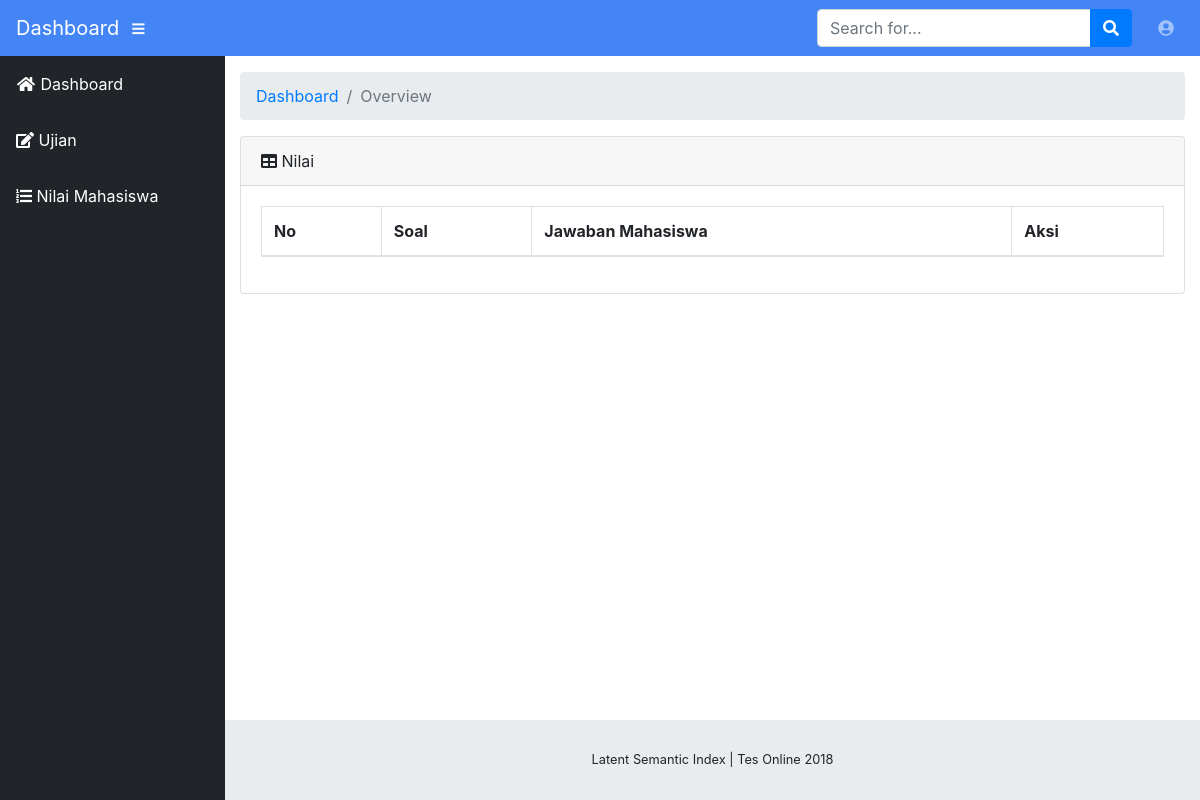
/include/dosen/index.php?page=nilai_mhs&aksi=lihat&id=2, run on an earlier commit of the app's database.
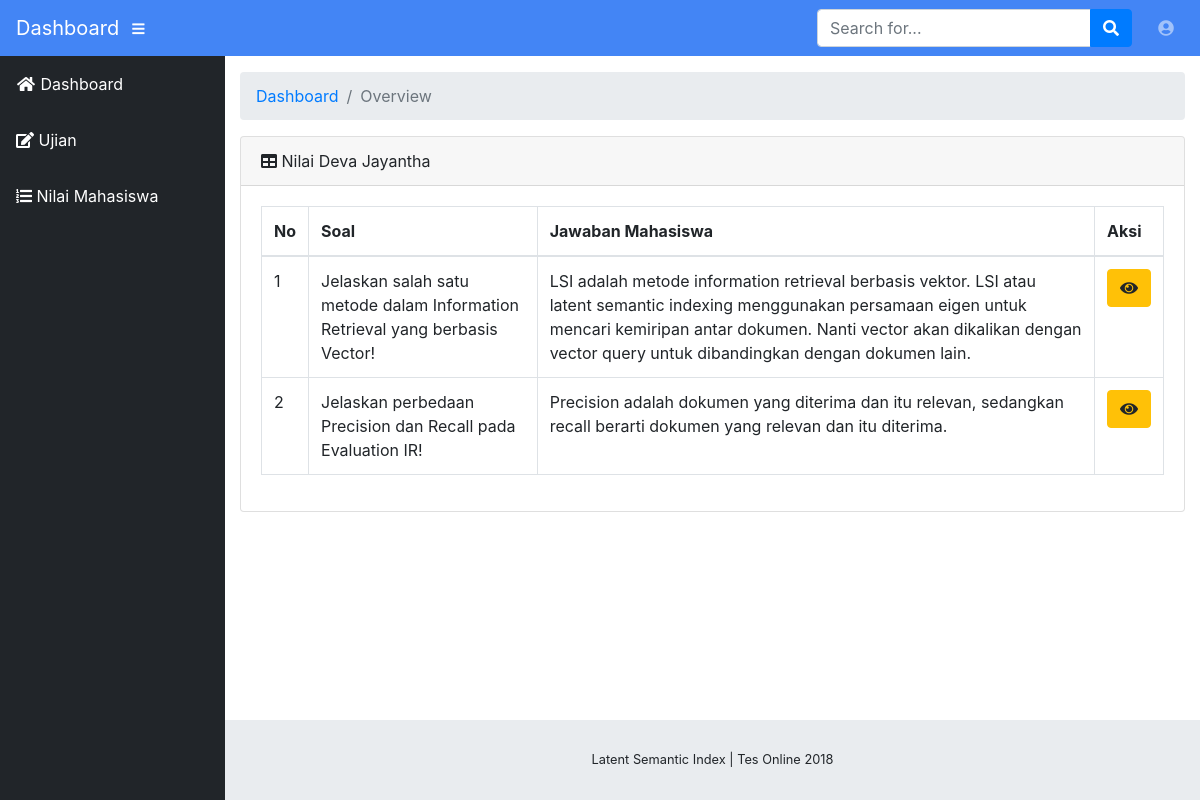
And on a later commit of the database.
### tables this page shows
CREATE TABLE `tb_mhs` (
  `id_mhs` int(10) NOT NULL AUTO_INCREMENT,
  `nama_mhs` varchar(255) DEFAULT NULL,
  `username_mhs` varchar(255) DEFAULT NULL,
  `password_mhs` varchar(255) DEFAULT NULL,
  PRIMARY KEY (`id_mhs`)
);

CREATE TABLE `tb_jawaban_mhs` (
  `id_jawaban_mhs` int(10) NOT NULL AUTO_INCREMENT,
  `id_soal` int(10) DEFAULT NULL,
  `id_mhs` int(10) DEFAULT NULL,
  `jawaban_mhs` text,
  `stem_jawaban_mhs` text,
  PRIMARY KEY (`id_jawaban_mhs`),
  KEY `id_soal` (`id_soal`),
  KEY `id_mhs` (`id_mhs`),
  CONSTRAINT `tb_jawaban_mhs_ibfk_1` FOREIGN KEY (`id_soal`) REFERENCES `tb_soal` (`id_soal`),
  CONSTRAINT `tb_jawaban_mhs_ibfk_2` FOREIGN KEY (`id_mhs`) REFERENCES `tb_mhs` (`id_mhs`)
);

CREATE TABLE `tb_soal` (
  `id_soal` int(10) NOT NULL AUTO_INCREMENT,
  `nomor_soal` int(2) DEFAULT NULL,
  `id_ujian` int(11) DEFAULT NULL,
  `soal` varchar(255) DEFAULT NULL,
  PRIMARY KEY (`id_soal`),
  KEY `id_ujian` (`id_ujian`),
  CONSTRAINT `tb_soal_ibfk_1` FOREIGN KEY (`id_ujian`) REFERENCES `tb_ujian` (`id_ujian`)
);

### include/dosen/content_lihat_nilai_mhs.php (the view, shortened to what this page needs)
<?php
  $id_mhs = $_GET['id'];
  $nilai_mhs = mysqli_query($conn, "SELECT * FROM tb_jawaban_mhs INNER JOIN tb_mhs ON tb_mhs.`id_mhs`=tb_jawaban_mhs.`id_mhs` INNER JOIN tb_soal ON tb_soal.`id_soal`=tb_jawaban_mhs.`id_soal` WHERE tb_jawaban_mhs.`id_mhs` = $id_mhs ORDER BY nomor_soal");
  foreach ($nilai_mhs as $nilai) {
    $nama_mhs=$nilai['nama_mhs'];
  }
?>
<div class="card mb-3">
  <div class="card-header">
    <i class="fas fa-table"></i> Nilai <?php echo $nama_mhs?>
  </div>
  <div class="card-body">
    <div class="table-responsive">
      <table class="table table-bordered" id="dataTable" width="100%" cellspacing="0">
        <thead>
          <tr>
            <th>No</th>
            <th>Soal</th>
            <th>Jawaban Mahasiswa</th>
            <th>Aksi</th>
          </tr>
        </thead>
        <tbody>
          <?php
            foreach ($nilai_mhs as $nilai) {
          ?>
          <tr>
            <td><?php echo $nilai['nomor_soal']?></td>
            <td><?php echo $nilai['soal']?></td>
            <td><?php echo $nilai['jawaban_mhs']?></td>
            <td>
              <a href="#" data-toggle="modal" data-target="#nilaiModal<?php echo $nilai['nomor_soal'] ?>"class="btn btn-warning">
              <i class="fas fa-eye"></i>
            </a>
            </td>
          </tr>
          <?php
            }
          ?>
        </tbody>
      </table>
    </div>
  </div>
</div>

What changed in the data, as far as the page shows it:
now on this page (row edited): tb_mhs: nama_mhs "Deva Jayantha"
added tb_jawaban_mhs: id_soal.nomor_soal "1", id_soal.soal "Jelaskan salah satu metode dalam Information Retrieval yang berbasis Vector!", jawaban_mhs "LSI adalah metode information retrieval berbasis vektor. LSI atau latent semantic indexing menggunakan persamaan eigen untuk mencari kemiripan antar dokumen. Nanti vector akan dikalikan dengan vector query untuk dibandingkan dengan dokumen lain."
added tb_jawaban_mhs: id_soal.nomor_soal "2", id_soal.soal "Jelaskan perbedaan Precision dan Recall pada Evaluation IR!", jawaban_mhs "Precision adalah dokumen yang diterima dan itu relevan, sedangkan recall berarti dokumen yang relevan dan itu diterima."
